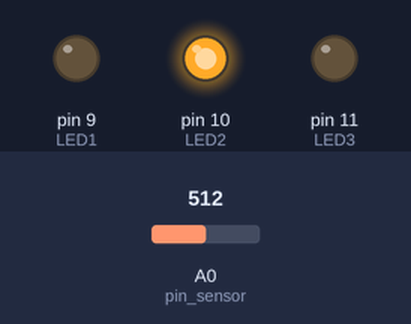
Recording of a sketch running on a simulated Arduino Uno, built with avr-gcc and run on an emulated ATmega328P. Parts: output pins drawn as LEDs (lit = HIGH). The inputs (shaded band) are chosen by the test bench; at power-on: A0 (pin_sensor) = 512. What the sketch prints to the serial monitor is not drawn.

Above: at 1.2 s.
1.3 s: A0 (pin_sensor) set to 596
2.8 s: A0 (pin_sensor) set to 630
At 3.4 s:
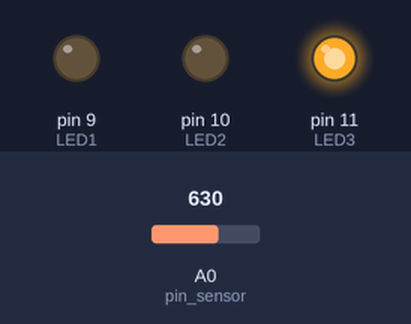
4.3 s: A0 (pin_sensor) set to 812
7.3 s: A0 (pin_sensor) set to 827
At 8.0 s:
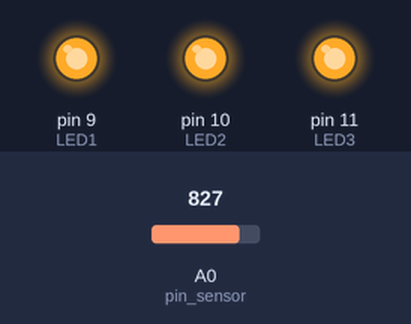
8.8 s: A0 (pin_sensor) set to 306
At 9.2 s:
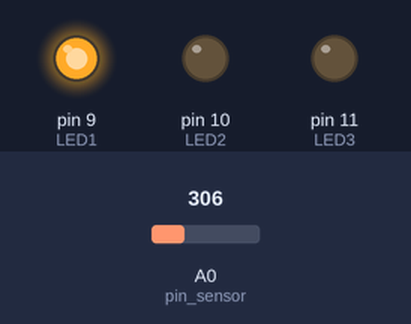
10.3 s: A0 (pin_sensor) set to 401
11.8 s: A0 (pin_sensor) set to 422
At 12.6 s:
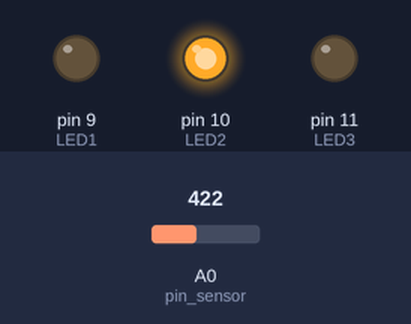
Timing chart, 0 to 14.8 s (numbered marks = the images above; inputs shaded):
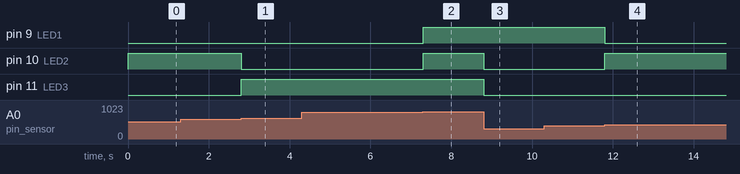

The sketch:

Bargraph.ino
```cpp
int pin_sensor = A0;
int valor_sensor = 0;

const byte LED1 = 9;
const byte LED2 = 10;
const byte LED3 = 11;


void setup() {
  // put your setup code here, to run once:
  pinMode(pin_sensor, INPUT);
  Serial.begin(115200);

  pinMode(LED1, OUTPUT);
  pinMode(LED2, OUTPUT);
  pinMode(LED3, OUTPUT);


}

void loop() {
  // put your main code here, to run repeatedly:
  valor_sensor = analogRead(pin_sensor);
  float valor_tensao = (valor_sensor * 5.0)/1023;
  Serial.print("Valor tensao = ");
  Serial.println(valor_tensao);
if (valor_tensao >=4) {
  digitalWrite(LED1, 1);
  digitalWrite(LED2, 1);
  digitalWrite(LED3, 1);
} else if (valor_tensao >= 3) {
  digitalWrite(LED1, 0);
  digitalWrite(LED2, 0);
  digitalWrite(LED3, 1);
}
else if (valor_tensao >= 2) {
  digitalWrite(LED1,0);
  digitalWrite(LED2, 1);
  digitalWrite(LED3, 0);
}
else if (valor_tensao >= 1) {
  digitalWrite(LED1, 1);
  digitalWrite(LED2, 0);
  digitalWrite(LED3, 0);
}
else if (valor_tensao < 1) {
  digitalWrite(LED1, 0);
  digitalWrite(LED2, 0);
  digitalWrite(LED3, 0);

}
}
```

Measured:
- the behaviour switches between 613 and 614 on A0 (pin_sensor) (found by bisection; images 0 and 1)
- the behaviour switches between 818 and 819 on A0 (pin_sensor) (found by bisection; images 1 and 2)
- the behaviour switches between 409 and 410 on A0 (pin_sensor) (found by bisection; images 3 and 4)
- after the input at 2.8 s, pin 10 (LED2): HIGH → LOW at once; pin 11 (LED3): LOW → HIGH at once
- after the input at 7.3 s, pin 9 (LED1), pin 10 (LED2): LOW → HIGH at once
- after the input at 8.8 s, pin 10 (LED2), pin 11 (LED3): HIGH → LOW at once
- after the input at 11.8 s, pin 9 (LED1): HIGH → LOW at once; pin 10 (LED2): LOW → HIGH at once
